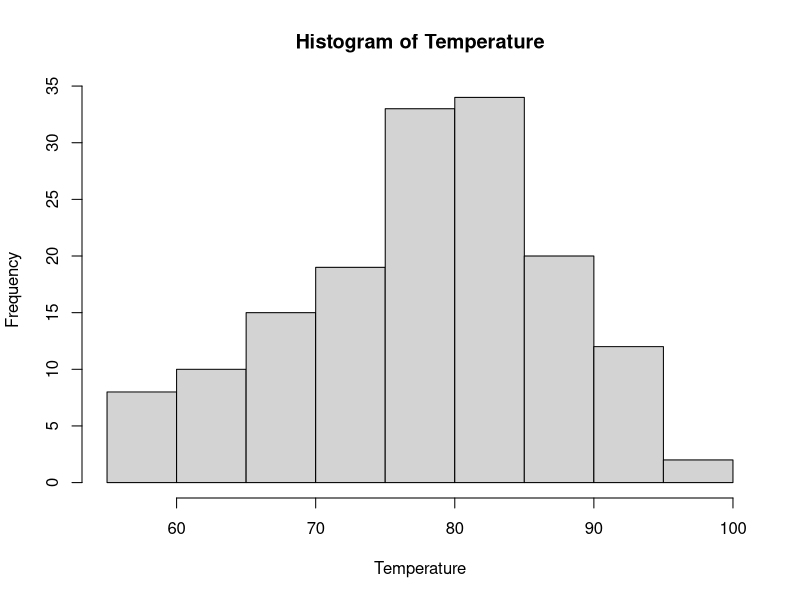
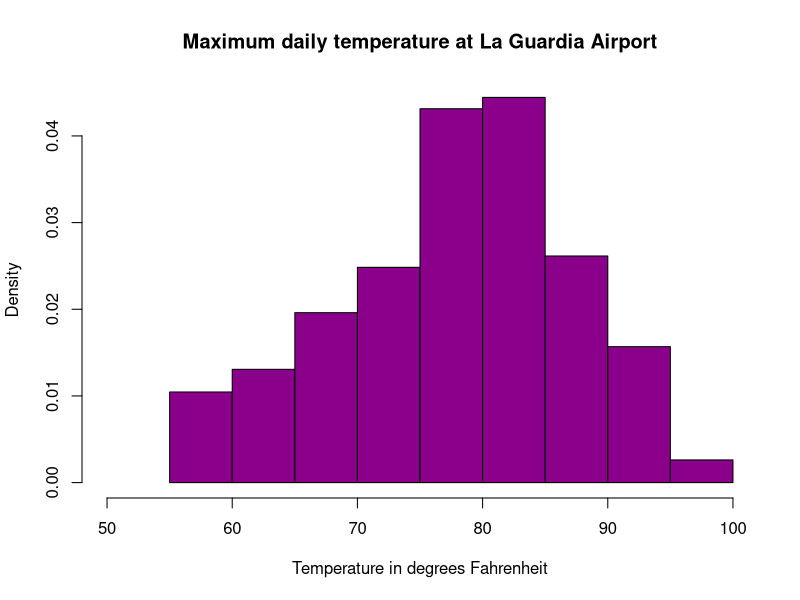
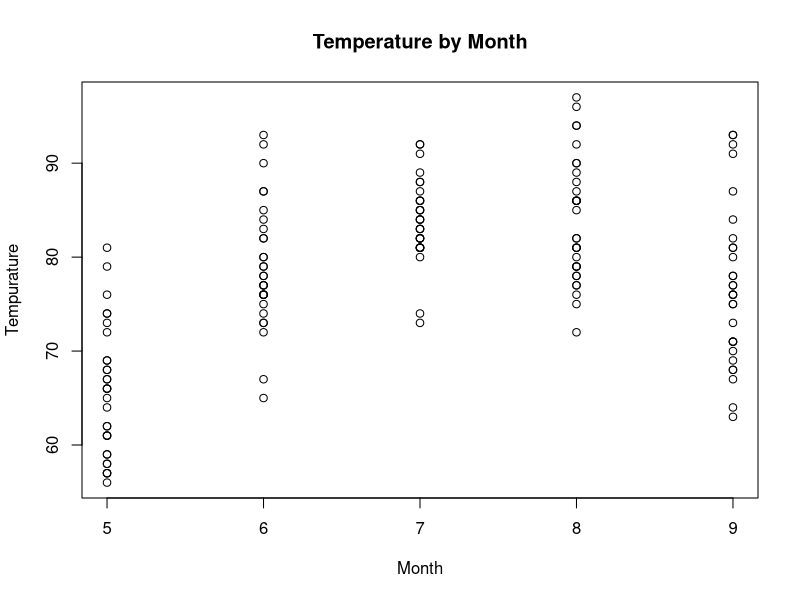
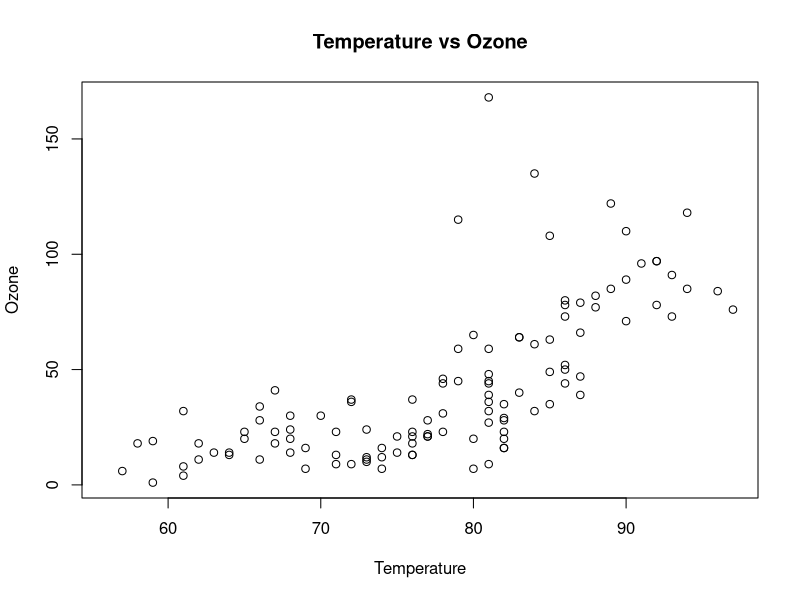

Write R code to recreate these figures, in order.
## ---- chunk 1
knitr::opts_chunk$set(echo = TRUE)
## ---- chunk 2
str(airquality)
## ---- chunk 3
Temperature <- airquality$Temp
hist(Temperature)
## ---- chunk 4
# Histogram with added parameters
hist(Temperature,
     main="Maximum daily temperature at La Guardia Airport",
     xlab="Temperature in degrees Fahrenheit",
     xlim=c(50,100),
     col="darkmagenta",
     freq=FALSE
)
## ---- chunk 5
plot(x=airquality$Month, y=airquality$Temp, xlab="Month", ylab="Tempurature", main="Temperature by Month")
## ---- chunk 6
plot(x=airquality$Temp, y=airquality$Ozone, xlab="Temperature", ylab="Ozone", main="Temperature vs Ozone")
